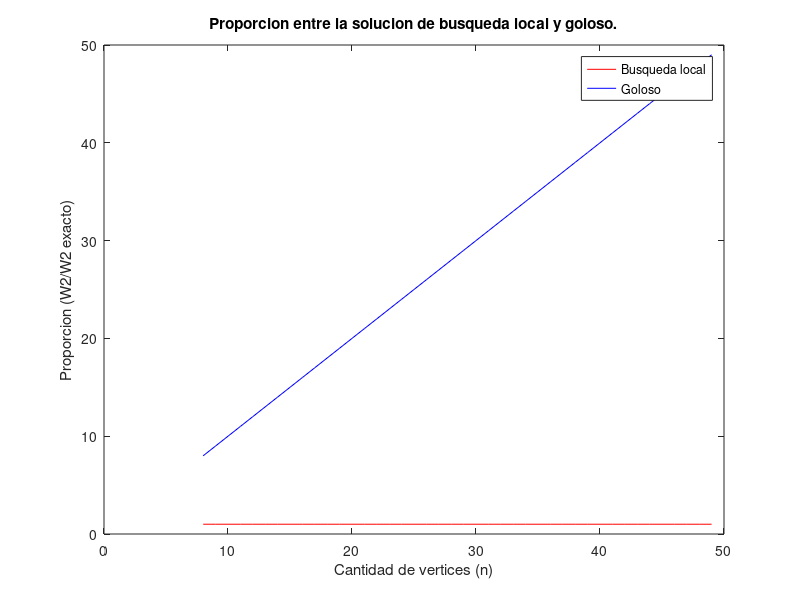

Source code (MATLAB):
function graficar_busq_local_proporcion2()

  close all;

    datos = [8 8 1
9 9 1
10 10 1
11 11 1
12 12 1
13 13 1
14 14 1
15 15 1
16 16 1
17 17 1
18 18 1
19 19 1
20 20 1
21 21 1
22 22 1
23 23 1
24 24 1
25 25 1
26 26 1
27 27 1
28 28 1
29 29 1
30 30 1
31 31 1
32 32 1
33 33 1
34 34 1
35 35 1
36 36 1
37 37 1
38 38 1
39 39 1
40 40 1
41 41 1
42 42 1
43 43 1
44 44 1
45 45 1
46 46 1
47 47 1
48 48 1
49 49 1

];
  
 

  
  figure;
  plot(datos(:,1), datos(:,3), 'r');
  hold on;
  plot(datos(:,1), datos(:,2), 'b');
  title('Proporcion entre la solucion de busqueda local y goloso.');
  hleg = legend({'Busqueda local', 'Goloso'});
  xlabel('Cantidad de vertices (n)');
  ylabel('Proporcion (W2/W2 exacto)');
  saveas(gca, ['../graficos/busq_local_proporcion2.eps'],'epsc');
  
  
end